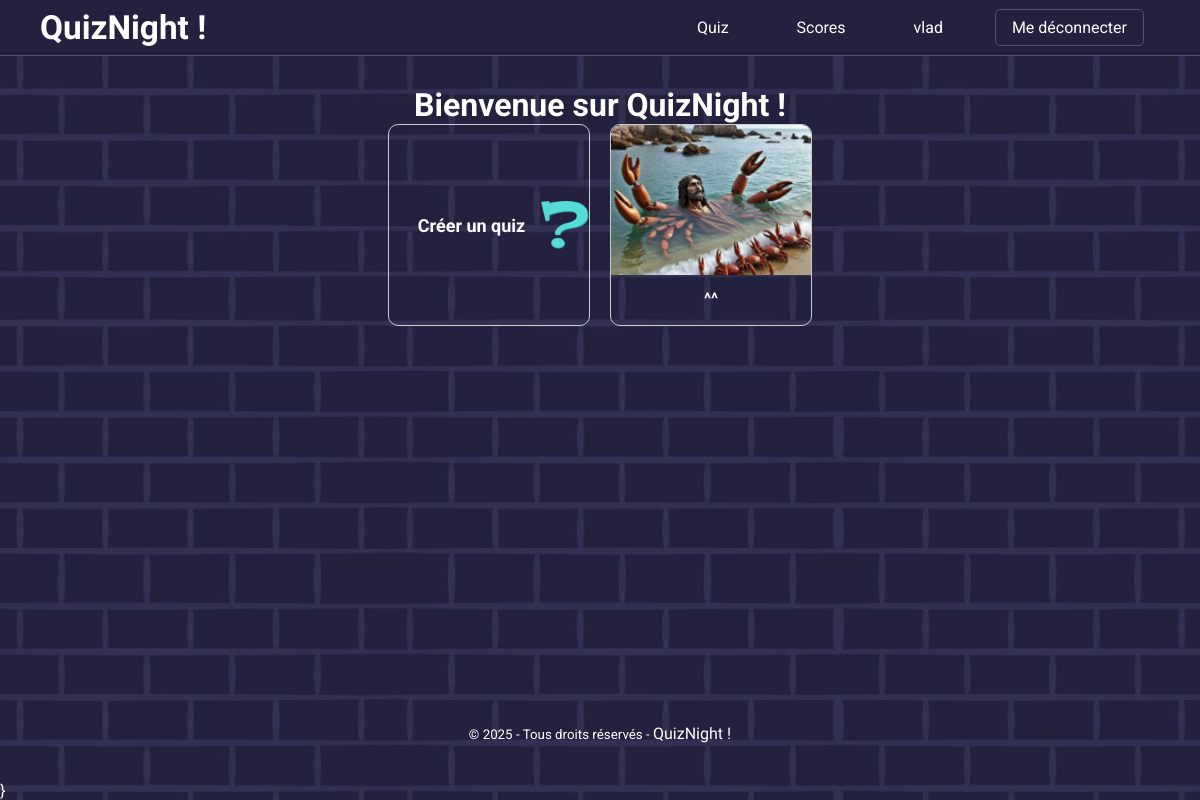
Page /dashboard.php (signed in) on the committed database.
### tables this page shows
CREATE TABLE IF NOT EXISTS `quizzes` (
  `id` int NOT NULL AUTO_INCREMENT,
  `name` varchar(255) NOT NULL,
  `image` varchar(255) NOT NULL,
  `num_questions` int NOT NULL,
  `description` text NOT NULL,
  `created_by` int NOT NULL,
  `created_at` timestamp NOT NULL DEFAULT CURRENT_TIMESTAMP,
  PRIMARY KEY (`id`),
  UNIQUE KEY `name` (`name`),
  KEY `created_by` (`created_by`)
);

### dashboard.php (the view, shortened to what this page needs)
<?php
require_once 'views/header.php';
$stmt = $pdo->query("SELECT id, name, image FROM quizzes");
$quizzes = $stmt->fetchAll(PDO::FETCH_ASSOC);
    ?>
    <main>
        <h1>Bienvenue sur QuizNight !</h1>
        <div class="quiz-container">
            <div class="quiz-card create-quiz">
                <a href="init_quiz.php">
                    <div class="quiz-content">
                        <p>Créer un quiz</p>
                    </div>
                </a>
            </div>
            <?php foreach ($quizzes as $quiz) : ?>
                <div class="quiz-card">
                    <a href="play_quiz.php?id=<?= $quiz['id'] ?>">
                        <img src="uploads/<?= htmlspecialchars($quiz['image']) ?>" alt="<?= htmlspecialchars($quiz['name']) ?>">
                        <div class="quiz-title"><?= htmlspecialchars($quiz['name']) ?></div>
                    </a>
                </div>
            <?php endforeach; ?>
        </div>
    </main>
    <?php require_once 'views/footer.php'; ?>
    }

### assets/style.css (style rules this page uses)
:root { --primary: #23213D; --secondary: #51517A; --secondary-70: rgb(81, 81, 122, 0.7); --tertiary: #55DCD7; --white-:#FFFFFF; }
* { padding: 0px; margin: 0px; text-decoration: none; list-style-type: none; border: none; color: var(--white-); }
body { background-color: var(--primary); background-image: url("./img/background.jpg"); background-size: cover; background-position: center; background-repeat: no-repeat; background-attachment: fixed; min-height: 100vh; display: flex; flex-direction: column; font-family: "Roboto", serif; gap: 30px; }
main { display: flex; flex-direction: column; justify-content: space-between; align-items: center; }
.quiz-container { display: flex; flex-wrap: wrap; gap: 20px; justify-content: center; }
.quiz-card { width: 200px; text-align: center; border: 1px solid #ccc; border-radius: 10px; overflow: hidden; transition: transform 0.2s; }
.quiz-card a { text-decoration: none; color: inherit; display: block; }
.quiz-card img { width: 100%; height: 150px; object-fit: cover; }
.quiz-title { padding: 10px; font-size: 16px; font-weight: bold; }

### rows in the picture
quizzes: image (picture), name "^^"

### other values in the picture
$_SESSION["username"] "vlad"
